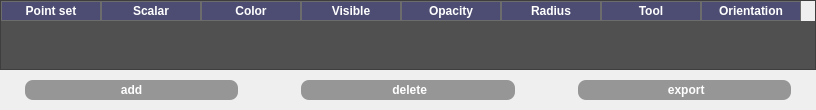
            <widget class="QWidget" name="landmark_widget">
             <property name="styleSheet">
              <string notr="true">background-color: rgb(50, 50, 50);\nborder:none;</string>
             </property>
             <attribute name="title">
              <string>Landmark</string>
             </attribute>
             <layout class="QVBoxLayout" name="verticalLayout_14" stretch="7,1">
              <property name="spacing">
               <number>0</number>
              </property>
              <property name="leftMargin">
               <number>0</number>
              </property>
              <property name="topMargin">
               <number>0</number>
              </property>
              <property name="rightMargin">
               <number>0</number>
              </property>
              <property name="bottomMargin">
               <number>0</number>
              </property>
              <item>
               <widget class="QTableWidget" name="landmark_tw">
                <property name="styleSheet">
                 <string notr="true">QTableWidget {
    color: rgb(0, 0, 0);
    background-color: rgb(80, 80, 80);
    gridline-color: #6c6c6c;  
}

/* Header row (first row) styling. */
QHeaderView::section {
    background-color: rgb(77,77,115);
    color: #FFFFFF;
    font-size: 6 pt;
    font-weight: bold;
    border: 1px solid #6c6c6c;
}

/* Top-left corner square styling (recommended; otherwise it is white). */
QTableCornerButton::section {
    background-color: #404040;
    border: 1px solid #6c6c6c;
}</string>
                </property>
                <property name="sizeAdjustPolicy">
                 <enum>QAbstractScrollArea::AdjustToContents</enum>
                </property>
                <property name="textElideMode">
                 <enum>Qt::ElideMiddle</enum>
                </property>
                <attribute name="verticalHeaderVisible">
                 <bool>false</bool>
                </attribute>
                <column>
                 <property name="text">
                  <string>Point set</string>
                 </property>
                </column>
                <column>
                 <property name="text">
                  <string>Scalar</string>
                 </property>
                </column>
                <column>
                 <property name="text">
                  <string>Color</string>
                 </property>
                </column>
                <column>
                 <property name="text">
                  <string>Visible</string>
                 </property>
                </column>
                <column>
                 <property name="text">
                  <string>Opacity</string>
                 </property>
                </column>
                <column>
                 <property name="text">
                  <string>Radius</string>
                 </property>
                </column>
                <column>
                 <property name="text">
                  <string>Tool</string>
                 </property>
                </column>
                <column>
                 <property name="text">
                  <string>Orientation</string>
                 </property>
                </column>
               </widget>
              </item>
              <item>
               <layout class="QHBoxLayout" name="horizontalLayout_19" stretch="4,1,4,1,4">
                <property name="spacing">
                 <number>10</number>
                </property>
                <property name="leftMargin">
                 <number>25</number>
                </property>
                <property name="topMargin">
                 <number>10</number>
                </property>
                <property name="rightMargin">
                 <number>25</number>
                </property>
                <property name="bottomMargin">
                 <number>10</number>
                </property>
                <item>
                 <widget class="QPushButton" name="add_landmark_btn">
                  <property name="sizePolicy">
                   <sizepolicy hsizetype="Expanding" vsizetype="Expanding">
                    <horstretch>0</horstretch>
                    <verstretch>0</verstretch>
                   </sizepolicy>
                  </property>
                  <property name="font">
                   <font>
                    <family>Microsoft YaHei UI</family>
                    <pointsize>9</pointsize>
                    <italic>false</italic>
                    <bold>true</bold>
                   </font>
                  </property>
                  <property name="styleSheet">
                   <string notr="true">color: rgb(255, 255, 255);
background-color: rgb(150, 150, 150);
border-radius: 8px;</string>
                  </property>
                  <property name="text">
                   <string>  add  </string>
                  </property>
                  <property name="icon">
                   <iconset resource="resource/DataManager.qrc">
                    <normaloff>:/DataManager/add.png</normaloff>:/DataManager/add.png</iconset>
                  </property>
                 </widget>
                </item>
                <item>
                 <spacer name="horizontalSpacer_14">
                  <property name="orientation">
                   <enum>Qt::Horizontal</enum>
                  </property>
                  <property name="sizeHint" stdset="0">
                   <size>
                    <width>40</width>
                    <height>20</height>
                   </size>
                  </property>
                 </spacer>
                </item>
                <item>
                 <widget class="QPushButton" name="delete_landmark_btn">
                  <property name="sizePolicy">
                   <sizepolicy hsizetype="Expanding" vsizetype="Expanding">
                    <horstretch>0</horstretch>
                    <verstretch>0</verstretch>
                   </sizepolicy>
                  </property>
                  <property name="font">
                   <font>
                    <family>Microsoft YaHei UI</family>
                    <pointsize>9</pointsize>
                    <italic>false</italic>
                    <bold>true</bold>
                   </font>
                  </property>
                  <property name="styleSheet">
                   <string notr="true">color: rgb(255, 255, 255);
background-color: rgb(150, 150, 150);
border-radius: 8px;</string>
                  </property>
                  <property name="text">
                   <string> delete</string>
                  </property>
                  <property name="icon">
                   <iconset resource="resource/DataManager.qrc">
                    <normaloff>:/DataManager/delete.png</normaloff>:/DataManager/delete.png</iconset>
                  </property>
                 </widget>
                </item>
                <item>
                 <spacer name="horizontalSpacer_26">
                  <property name="orientation">
                   <enum>Qt::Horizontal</enum>
                  </property>
                  <property name="sizeHint" stdset="0">
                   <size>
                    <width>40</width>
                    <height>20</height>
                   </size>
                  </property>
                 </spacer>
                </item>
                <item>
                 <widget class="QPushButton" name="export_landmark_btn">
                  <property name="sizePolicy">
                   <sizepolicy hsizetype="Expanding" vsizetype="Expanding">
                    <horstretch>0</horstretch>
                    <verstretch>0</verstretch>
                   </sizepolicy>
                  </property>
                  <property name="font">
                   <font>
                    <family>Microsoft YaHei UI</family>
                    <pointsize>9</pointsize>
                    <italic>false</italic>
                    <bold>true</bold>
                   </font>
                  </property>
                  <property name="styleSheet">
                   <string notr="true">color: rgb(255, 255, 255);
background-color: rgb(150, 150, 150);
border-radius: 8px;</string>
                  </property>
                  <property name="text">
                   <string> export</string>
                  </property>
                  <property name="icon">
                   <iconset resource="resource/DataManager.qrc">
                    <normaloff>:/DataManager/export.png</normaloff>:/DataManager/export.png</iconset>
                  </property>
                 </widget>
                </item>
               </layout>
              </item>
             </layout>
            </widget>
